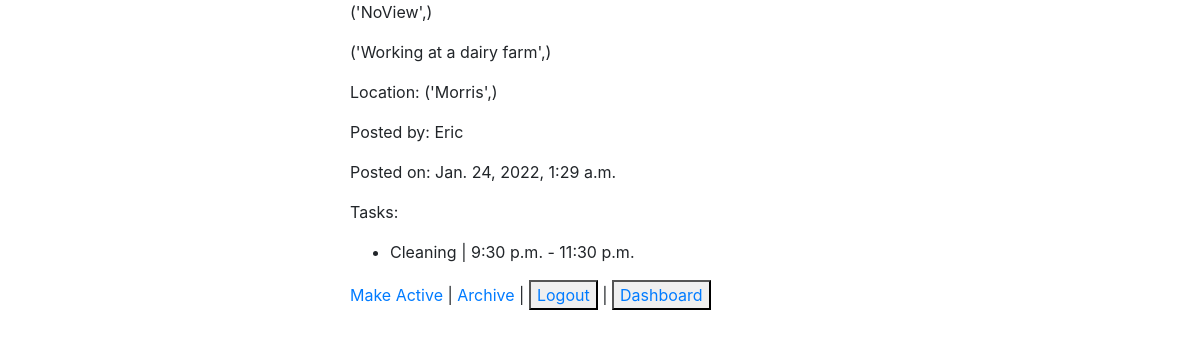
The page /jobs/5/view (signed in) on the database its author committed.
### JobNotes/models.py (models this page shows)
class Job(models.Model):
    title=models.CharField(max_length=255)
    date=models.DateField(default=0)
    description=models.TextField()
    location=models.CharField(max_length=255)
    uploader=models.ForeignKey(User, related_name='jobs_uploaded', on_delete=CASCADE)
    workers=models.IntegerField()
    vehicles=models.IntegerField()
    equipment=models.CharField(max_length=255)
    my_jobs=models.ManyToManyField(User, related_name='active_jobs')
    tasks=models.ManyToManyField(Task,related_name='active_tasks')
    created_at=models.DateTimeField(auto_now_add=True)
    updated_at=models.DateTimeField(auto_now=True)
    objects=JobManager()

class User(models.Model):
    first_name=models.CharField(max_length=255)
    last_name=models.CharField(max_length=255)
    email=models.CharField(max_length=255)
    password=models.CharField(max_length=100)
    created_at=models.DateTimeField(auto_now_add=True)
    updated_at=models.DateTimeField(auto_now=True)
    objects=UserManager()

class Task(models.Model):
    name=models.CharField(max_length=255,blank=True)
    description=models.TextField(blank=True)
    timein=models.TimeField(blank=True, null=True)
    timeout=models.TimeField(blank=True, null=True)
    created_at=models.DateTimeField(auto_now_add=True)
    updated_at=models.DateTimeField(auto_now=True)

### JobNotes/views.py (the view)
# urls.py: path('jobs/<int:job_id>/view', views.jobpage),
def jobpage(request, job_id):
    if 'user_id' not in request.session:
        return redirect('/')
    this_job=Job.objects.get(id=job_id)
    context={
        'job':this_job
    }
    return render(request,'details.html',context)

### JobNotes/templates/details.html (shortened to what this page needs)
<!DOCTYPE html>
<html lang="en">
<head>
    <link rel="stylesheet" href="https://stackpath.bootstrapcdn.com/bootstrap/4.3.1/css/bootstrap.min.css">
</head>
<body>
    <div class='mx-auto' style='width: 500px;'>
    <p>{{job.title}}</p>
    <p>{{job.description}}</p>
    <p>Location: {{job.location}}</p>
    <p>Posted by: {{job.uploader.first_name}}</p>
    <p>Posted on: {{job.created_at}}</p>
    <p>Tasks:</p>
    {% for task in job.tasks.all %}
        <ul>
            <li>{{ task.name }} | {{ task.timein }} - {{ task.timeout }}</li>
        </ul>
    {% endfor %}
    <a href='/jobs/{{job.id}}/add_job/'>Make Active</a> |
    <a href='/jobs/{{job.id}}/remove_job/'>Archive</a> |
    <button><a href="logout">Logout</a></button> |
    <button><a href='/jobs'>Dashboard</a></button>
    </div>
</body>
</html>

### rows shown on the page
Job: title "('NoView',)", description "('Working at a dairy farm',)", location "('Morris',)", uploader.first_name "Eric", created_at "Jan. 24, 2022, 1:29 a.m."
Task: name "Cleaning", timein "9:30 p.m.", timeout "11:30 p.m."
